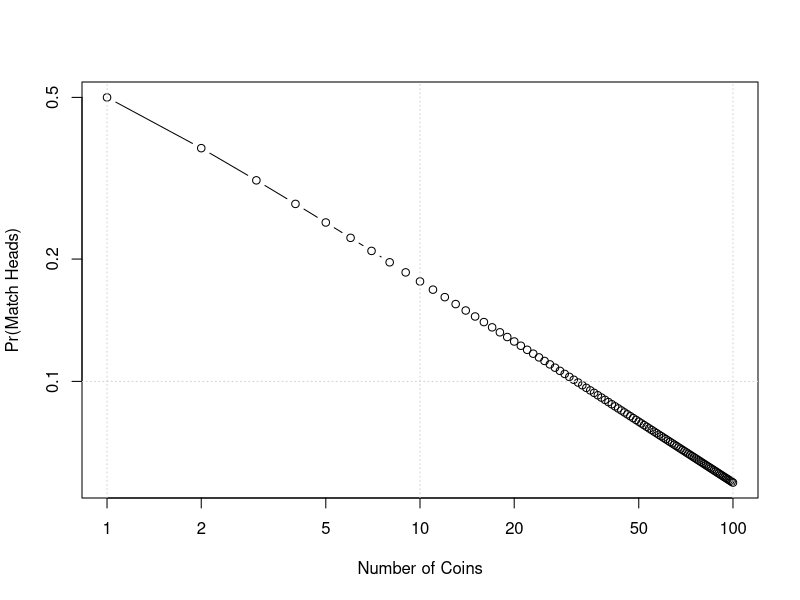
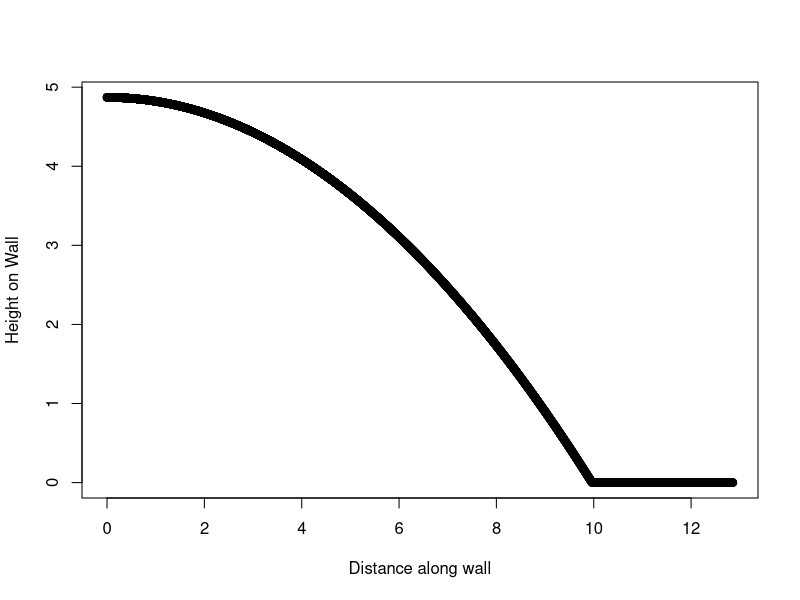

Reproduce these figures in R, in order.
## ---- chunk 1
knitr::opts_chunk$set(echo = TRUE)
## ---- chunk 2
vmax=1000
m1=2
m2=26

for (v2 in 1:vmax) {
    e2=1/2*m2*v2^2
    v1a=sqrt(2*(e2+1)/m1)
    v1b=sqrt(2*(e2-1)/m1)
    if (v1a == round(v1a)) {
        print(paste0("v2 = ",v2," v1 = ",v1a))
    }
    if (v1b == round(v1b)) {
        print(paste0("v2 = ",v2," v1 = ",v1b))
    }
}

## ---- chunk 3
library(gtools)

a=baseOf(100000:999999)
k1=(a[,1] == (a[,2]+4))
k2=(a[,3] == (a[,2]-1))
k3=((a[,1]*a[,2])==(10*a[,3]+a[,4]))
k4=(a[,5] == (a[,1]+a[,3]))
k5=(a[,6] == (a[,4]+a[,5]))
k=(k1 & k2 & k3 & k4 & k5)

print(paste0("Number of solutions = ",sum(k)))
a[k,]
## ---- chunk 4

x=1:100
y=sapply(x,function(n) {sum((choose(n,0:n)*0.5^n)^2)})

plot(x,y,type='b',log="xy",xlab="Number of Coins",ylab="Pr(Match Heads)")
grid()

## ---- chunk 5

# Calculate intersection of wall and water stream
# Given the distance the water flows in the x-plane
# Our control variable is the launch angle (theta) so
# that is the input parameter to the optimization.
# The important result, however, is the height of
# the water on the wall -- this is called $objective
# in the syntax of the optimize result.
max_y = function(x_distance) {
    ym=optimize(
        function(theta) {
            tx=x_distance/(10*cos(theta))
            y=1+10*sin(theta)*tx-1/2*9.81*tx^2
            return(y)
        },
        c(0,pi/2),
        maximum=TRUE)
    return(ym$objective)
}

phi=seq(0,1.2,length=10000)   # Horizontal angle
distance=5/cos(phi)           # Distance to wall
y=sapply(distance,max_y)      # Find max y for each distance
y=ifelse(y<0,0,y)             # if y<0 then can not reach wall
x=5*tan(phi)                  # distance along wall where stream intersects
dx=diff(x)                    # width of differential rectangles
area=sum(y[1:length(y)-1]*dx)*2    # Area (double for +/- phi)

print(paste0("Area = ",area))
plot(x,y,type='b',xlab="Distance along wall",ylab="Height on Wall")

